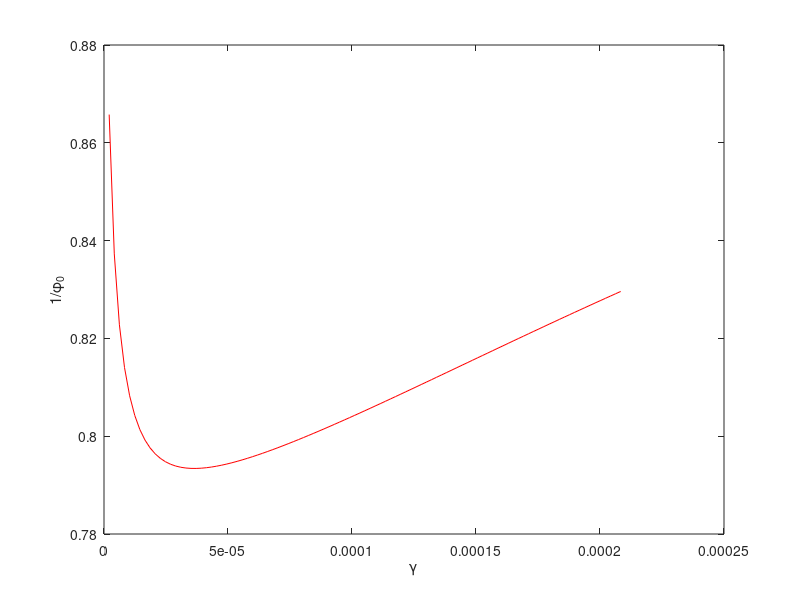

Here is the MATLAB script that generated this plot:
% This script generated fig.5.3 which provides the dependence of 1/phi_0 (see theorem 4.5)
% on gamma. The required data is already stored in "optimization_data_fig_5_3.dat",
% and can be created by running "data_optimization_fig_5_3.m'
%
%

clear all;
close all;

load('optimization_data_fig_5_4.mat')
dt=dT(1)
figure(1); 
plot(gamma(1,:),1./phi0_S(1,:),'r');hold on
xlabel('\gamma'), ylabel('1/\phi_0')
%legend('S')

